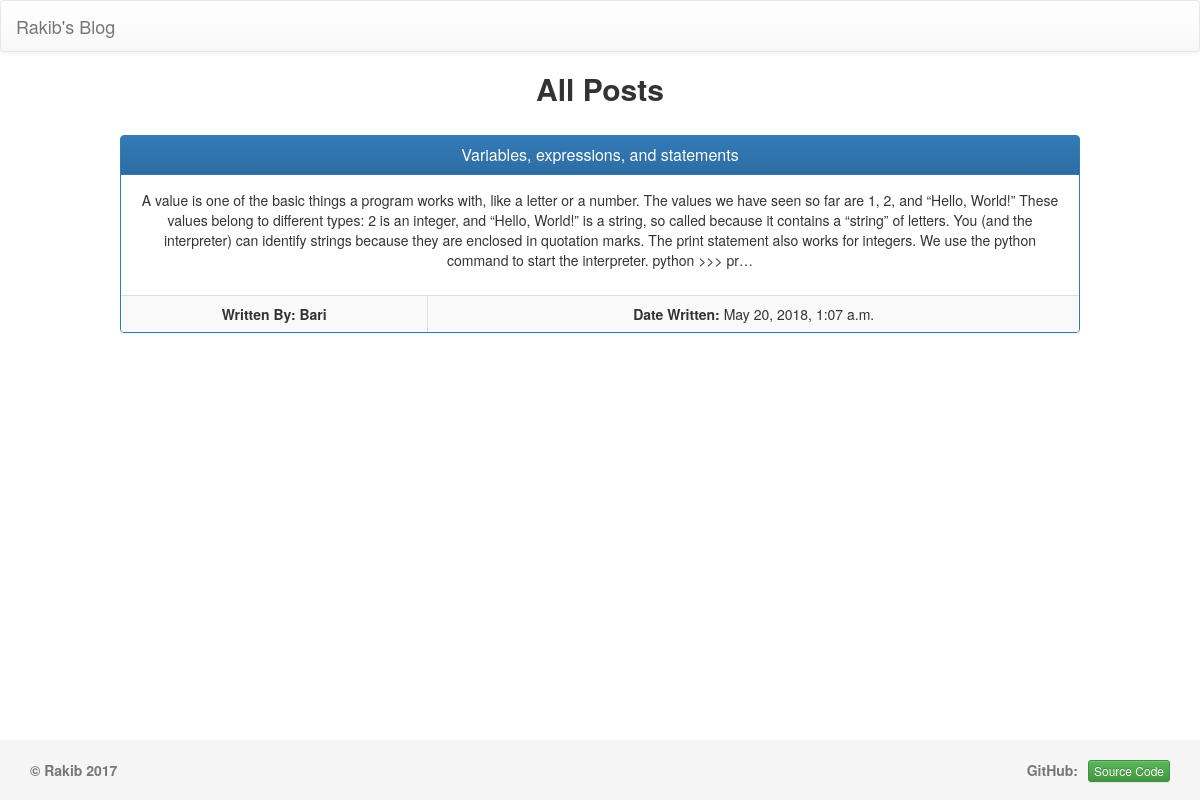
The page / on the database its author committed.
### blog/models.py (models this page shows, shortened)
class Post(models.Model):
    author = models.ForeignKey('auth.User')
    title = models.CharField(max_length=200)
    text = models.TextField()
    created_date = models.DateTimeField(
            default=timezone.now)
    published_date = models.DateTimeField(
            blank=True, null=True)

### blog/views.py (the view)
# urls.py: url(r'^$', views.post_list, name='post_list'),
def post_list(request):
    if request.user.is_authenticated():
        posts = Post.objects.filter(author__username=request.user.username).filter(
            published_date__isnull=False).order_by('-published_date')
    else:
        posts = Post.objects.filter(published_date__isnull=False).order_by('-published_date')
    return render(request, 'blog/post_list.html', {'posts': posts})

### blog/templates/blog/post_list.html (shortened to what this page needs)
{% extends 'blog/base.html' %}
{% block content %}
{% if user.is_authenticated %}
<div class="text-center">
	{% if user.is_superuser %}
		<h3> You are admin </h3>
	{% endif %}
	<a href="{% url 'post_new' %}" class="btn btn-success" role="button">Add New Post</a>
	<a href="{% url 'post_draft' %}" class="btn btn-primary" role="button">My Draft Post(s)</a>
</div>
<h2 class="text-center"> <b>Your Published posts: </b></h2>
{% else %}
<h2 class="text-center"> <b> All Posts </b></h2>
{% endif %}
<br>
{% for post in posts %}
<div class="panel panel-primary" style="width: 80%; text-align: center; margin-left: 10%;">
	<div class="panel-heading">
		<h3 class="panel-title"><a href="{% url 'post_detail' pk=post.pk %}">{{post.title}}</a>
	</div>
	<div class="panel-body">
		<p> {{post.text|truncatechars:500}} </p>
	</div>
	<table class="table table-striped table-bordered">
		<tbody>
			<tr>
				<td><b> Written By: Bari </b>{{post.author.get_full_name}}</td>
				<td><b> Date Written: </b> {{post.published_date}}</td>
			</tr>
		</tbody>
	</table>
</div>
{% endfor %}
<br><br><br><br>
{% endblock %}

### blog/templates/blog/base.html (shortened to what this page needs)
{% load staticfiles %}
<!DOCTYPE html>
<html>
<head>
	<link rel="stylesheet" href="{% static 'css/style.css'%}"/>
	<link rel="stylesheet" href="https://maxcdn.bootstrapcdn.com/bootstrap/3.3.7/css/bootstrap.min.css">
	<link rel="stylesheet" href="https://maxcdn.bootstrapcdn.com/bootstrap/3.3.7/css/bootstrap-theme.min.css">
	<link href="https://maxcdn.bootstrapcdn.com/font-awesome/4.7.0/css/font-awesome.min.css" rel="stylesheet" >
</head>
<body>
<nav class="navbar navbar-default">
	<div class="container-fluid">
		<div class="navbar-header">
			<a class="navbar-brand" href="http://127.0.0.1:8000">Rakib's Blog</a>
		</div>
		<div class="collapse navbar-collapse" id="bs-example-navbar-collapse-1">
		</div>
	</div>
</nav>
{% block content %}
{% endblock %}
<footer class="footer">
	<div class="container">
		<b><p class="text-muted" style="float: left;">&copy; Rakib 2017</p></b>
		<a href="https://github.com/tawhidii" class="btn btn-success btn-xs text-muted" role="button" style="float: right;"> Source Code </a>
		<b><p class="text-muted" style="float: right; padding-right: 10px;">GitHub:</p></b>
	</div>
</footer>
</body>
</html>

### blog/static/css/style.css (style rules this page uses)
.container .text-muted { margin: 20px 0; }
.footer > .container { padding-right: 15px; padding-left: 15px; }
html { position: relative; min-height: 100%; }
body { margin-bottom: 60px; }
.footer { position: absolute; bottom: 0; width: 100%; height: 60px; background-color: #f5f5f5; }

### rows shown on the page
Post: title "Variables, expressions, and statements", text "A value is one of the basic things a program works with, like a letter or a number. The values we have seen so far are 1, 2, and “Hello, World!” These values belong to different types: 2 is an integer, and “Hello, World!” is a string, so called because it contains a “string” of letters. You (and the interpreter) can identify strings because they are enclosed in quotation marks. The print statement also works for integers. We use the python command to start the interpreter. python >>> pr…", published_date "May 20, 2018, 1:07 a.m."
